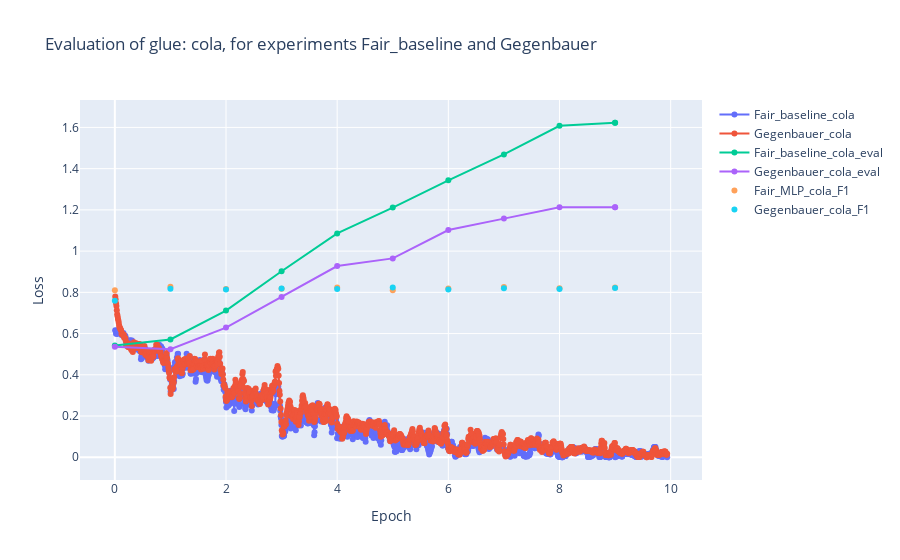

The notebook cell this image was saved under:
### Code cell
fig = go.Figure()

# BENCHMARKS = ["glue", "super_glue"]
benchmark = "glue"

# "glue" datasets: ["cola", "mnli", "mrpc", "qnli", "qqp", "rte", "sst2", "stsb", "wnli"]
# "super_glue" datasets: ["boolq", "cb", "copa", "rte", "wic", "wsc"]
dataset_name = "cola"

# experiments choose from ["Baseline", "Fair_baseline", "Gegenbauer", "Chebyshev_1", "Chebyshev_2", "Legendre"]

experiment_1 = "Fair_baseline"
experiment_2 = "Gegenbauer"

# Add training and evaluation traces
file_path_1 = f"/usrvol/final_results_no_checkpoint/{experiment_1}_BERT_FINAL_KAN_linear_no_layer/{benchmark}/{dataset_name}/losses.json"
file_path_1_f1 = f"/usrvol/final_results_no_checkpoint/{experiment_1}_BERT_FINAL_KAN_linear_no_layer/{benchmark}/{dataset_name}"
file_path_2 = f"/usrvol/final_results_no_checkpoint/{experiment_2}_BERT_FINAL_KAN_linear_no_layer/{benchmark}/{dataset_name}/losses.json"
file_path_2_f1 = f"/usrvol/final_results_no_checkpoint/{experiment_2}_BERT_FINAL_KAN_linear_no_layer/{benchmark}/{dataset_name}"

# Loss
fig = generate_from_json(fig=fig, json_file_path=file_path_1, trace_name=f"{experiment_1}_{dataset_name}", key="loss", smooth=True, window_size=10)
fig = generate_from_json(fig=fig, json_file_path=file_path_2, trace_name=f"{experiment_2}_{dataset_name}", key="loss", smooth=True, window_size=10)

# Eval Loss
fig = generate_from_json(fig=fig, json_file_path=file_path_1, trace_name=f"{experiment_1}_{dataset_name}_eval", key="eval_loss", smooth=False)
fig = generate_from_json(fig=fig, json_file_path=file_path_2, trace_name=f"{experiment_2}_{dataset_name}_eval", key="eval_loss", smooth=False)


# Gradient Norm
#fig = generate_from_json(fig=fig, json_file_path=file_path_1, trace_name=f"{experiment_1}_{dataset_name}_grad_norm", key="grad_norm", smooth=True, window_size=10)
#fig = generate_from_json(fig=fig, json_file_path=file_path_2, trace_name=f"{experiment_2}_{dataset_name}_grad_norm", key="grad_norm", smooth=True, window_size=10)

# F1
fig = plot_f1_from_folder(fig=fig, folder_path=file_path_1_f1, trace_name=f"Fair_MLP_{dataset_name}_F1", smooth=False)
fig = plot_f1_from_folder(fig=fig, folder_path=file_path_2_f1, trace_name=f"Gegenbauer_{dataset_name}_F1", smooth=False)

# Update layout
fig.update_layout(
    title=f"Evaluation of {benchmark}: {dataset_name}, for experiments {experiment_1} and {experiment_2}",
    xaxis_title="Epoch",
    yaxis_title="Loss",
    template="plotly",
    showlegend=True
)

# Show the figure
fig.show()

### Figure 1 — Plotly figure (JSON) as saved in the notebook; plotly's stock layout.template omitted (floating-point values rounded to 4 significant figures; data arrays with more than 128 entries replaced by an {"elided": "..."} marker saying what was removed)
{"data": [{"mode": "lines+markers", "name": "Fair_baseline_cola", "type": "scatter", "x": {"elided": "1416 float values"}, "y": {"elided": "1416 float values"}}, {"mode": "lines+markers", "name": "Gegenbauer_cola", "type": "scatter", "x": {"elided": "1416 float values"}, "y": {"elided": "1416 float values"}}, {"mode": "lines+markers", "name": "Fair_baseline_cola_eval", "type": "scatter", "x": [0, 1, 2, 3, 4, 5, 6, 7, 8, 9, 9], "y": [0.542, 0.5715, 0.7118, 0.9022, 1.086, 1.211, 1.343, 1.469, 1.608, 1.623, 1.623]}, {"mode": "lines+markers", "name": "Gegenbauer_cola_eval", "type": "scatter", "x": [0, 1, 2, 3, 4, 5, 6, 7, 8, 9, 9], "y": [0.5364, 0.5238, 0.6292, 0.7775, 0.9277, 0.9648, 1.102, 1.158, 1.212, 1.213, 1.213]}, {"mode": "markers", "name": "Fair_MLP_cola_F1", "type": "scatter", "x": [0, 1, 2, 3, 4, 5, 6, 7, 8, 9], "y": [0.8104, 0.8266, 0.8162, 0.8178, 0.8235, 0.8102, 0.8191, 0.8255, 0.8194, 0.8234]}, {"mode": "markers", "name": "Gegenbauer_cola_F1", "type": "scatter", "x": [0, 1, 2, 3, 4, 5, 6, 7, 8, 9], "y": [0.7597, 0.8172, 0.8137, 0.8192, 0.8158, 0.8231, 0.8136, 0.8193, 0.8168, 0.8216]}], "layout": {"showlegend": true, "title": {"text": "Evaluation of glue: cola, for experiments Fair_baseline and Gegenbauer"}, "xaxis": {"title": {"text": "Epoch"}}, "yaxis": {"title": {"text": "Loss"}}}}
